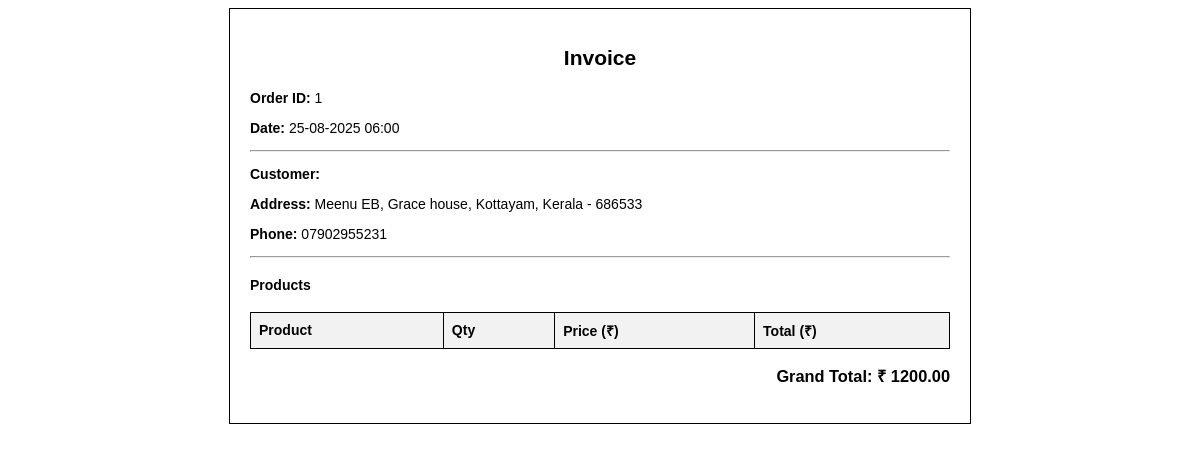
The app's page /print_invoice/1 with its own data.
### Shape_App/models.py (models this page shows, shortened)
class Order(models.Model):
    user = models.ForeignKey("tbl_Signup", on_delete=models.CASCADE, related_name="orders")
    address = models.ForeignKey(Address, on_delete=models.SET_NULL, null=True, blank=True)
    created_at = models.DateTimeField(auto_now_add=True)
    updated_at = models.DateTimeField(auto_now=True)
    razorpay_order_id = models.CharField(max_length=255, blank=True, null=True)
    razorpay_payment_id = models.CharField(max_length=255, blank=True, null=True)
    razorpay_signature = models.CharField(max_length=255, blank=True, null=True)
    status_choices = [
        ("Pending", "Pending"),
        ("Processing", "Processing"),
        ("Shipped", "Shipped"),
        ("Delivered", "Delivered"),
        ("Cancelled", "Cancelled"),
    ]
    status = models.CharField(max_length=20, choices=status_choices, default="Pending")
    total_price = models.DecimalField(max_digits=10, decimal_places=2, default=0)

class Address(models.Model):
    user = models.ForeignKey("tbl_Signup", on_delete=models.CASCADE, related_name="addresses")
    full_name = models.CharField(max_length=200)
    phone = models.CharField(max_length=15)
    pincode = models.CharField(max_length=10)
    house_name = models.CharField(max_length=200)
    city = models.CharField(max_length=100)
    state = models.CharField(max_length=100)
    landmark = models.CharField(max_length=200, blank=True, null=True)
    is_default = models.BooleanField(default=False)

### Shape_App/views.py (the view)
# urls.py: path("print_invoice/<order_id>",views.print_invoice,name="print_invoice"),
def print_invoice(request, order_id):
    order = get_object_or_404(Order, id=order_id)
    order_items = order.items.all()
    return render(request, "print_invoice.html", {"order": order, "order_items": order_items})

### templates/print_invoice.html (shortened to what this page needs)
<!DOCTYPE html>
<html>
<head>
</head>
<body onload="window.print()">
    <div class="invoice-box">
        <h2>Invoice</h2>
        <p><strong>Order ID:</strong> {{ order.id }}</p>
        <p><strong>Date:</strong> {{ order.created_at|date:"d-m-Y H:i" }}</p>
        <hr>
        <p><strong>Customer:</strong> {{ order.user.name }}</p>
        <p><strong>Address:</strong> {{ order.address.full_name }}, {{ order.address.house_name }}, {{ order.address.city }}, {{ order.address.state }} - {{ order.address.pincode }}</p>
        <p><strong>Phone:</strong> {{ order.address.phone }}</p>
        <hr>
        <h4>Products</h4>
        <table>
            <tr>
                <th>Product</th>
                <th>Qty</th>
                <th>Price (₹)</th>
                <th>Total (₹)</th>
            </tr>
        </table>
        <h3 class="total">Grand Total: ₹ {{ order.total_price }}</h3>
    </div>
</body>
</html>

### templates/print_invoice.html (style rules this page uses)
body { font-family: Arial, sans-serif; font-size: 14px; }
.invoice-box { width: 700px; margin: auto; border: 1px solid #000; padding: 20px; }
.invoice-box h2 { text-align: center; margin-bottom: 20px; }
table { width: 100%; border-collapse: collapse; margin-top: 15px; }
table, th, td { border: 1px solid #000; padding: 8px; text-align: left; }
th { background: #f2f2f2; }
.total { text-align: right; font-weight: bold; }

### records on screen
Order: id "1", created_at "25-08-2025 06:00", address.full_name "Meenu EB", address.house_name "Grace house", address.city "Kottayam", address.state "Kerala", address.pincode "686533", address.phone "07902955231", total_price "1200.00"
